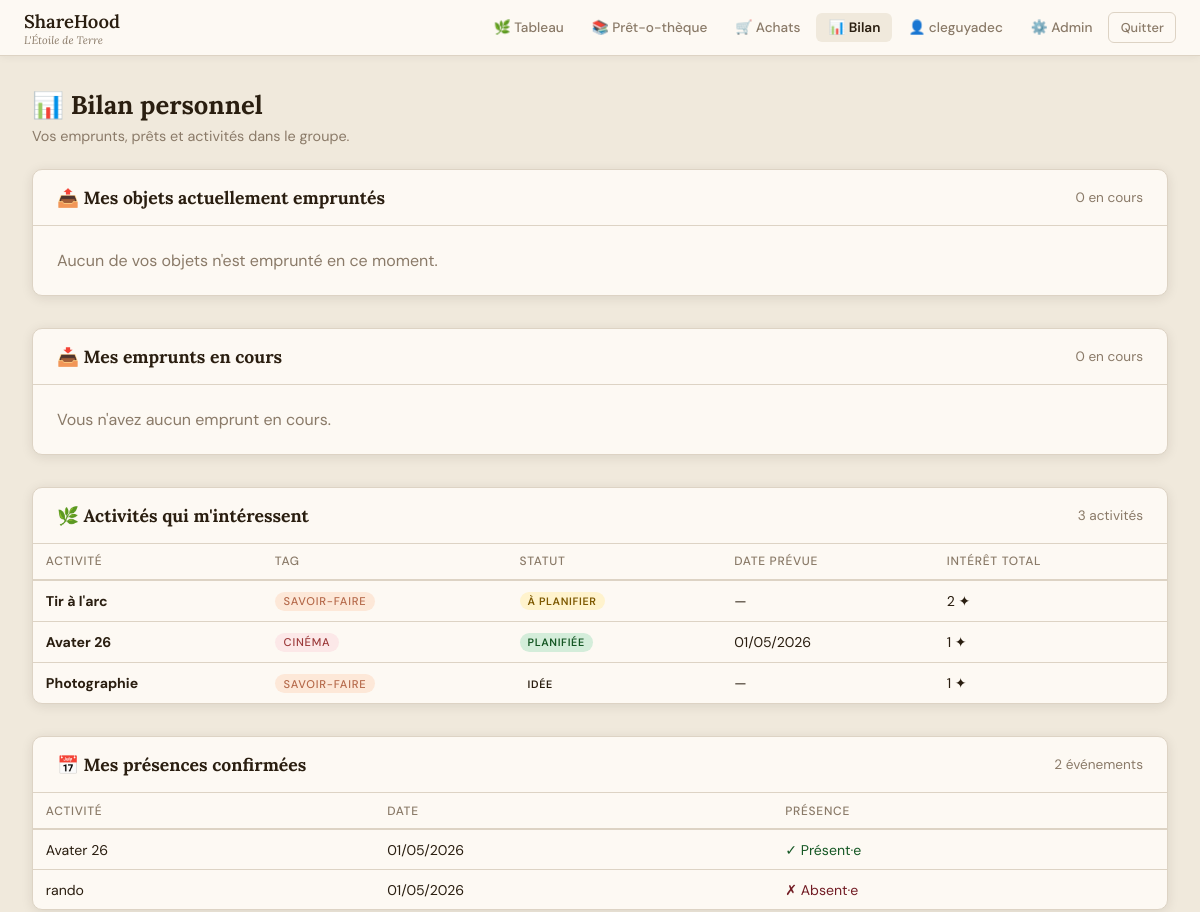
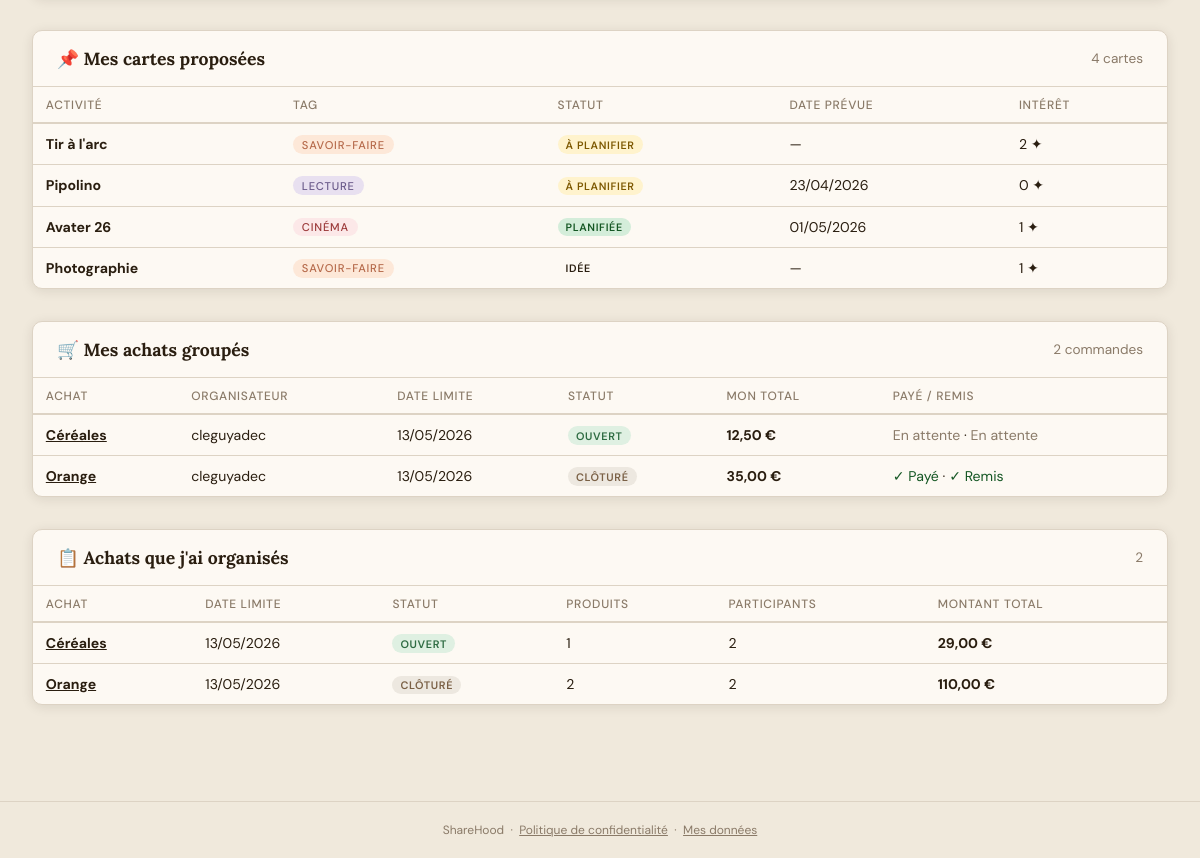
The page /?action=dashboard (signed in) on the database its author committed (2 pictures, top to bottom).
### tables this page shows
CREATE TABLE settings (
            key   TEXT PRIMARY KEY,
            value TEXT NOT NULL DEFAULT ''
        );

CREATE TABLE users (
            id               INTEGER PRIMARY KEY AUTOINCREMENT,
            display_name     TEXT    NOT NULL,
            password_hash    TEXT    NOT NULL,
            role             TEXT    NOT NULL DEFAULT 'member',
            household        TEXT,
            created_at       TEXT    NOT NULL DEFAULT (datetime('now')),
            last_login       TEXT,
            is_active        INTEGER NOT NULL DEFAULT 1,
            gdpr_consent_at  TEXT
        );

CREATE TABLE cards (
            id           INTEGER PRIMARY KEY AUTOINCREMENT,
            column_id    INTEGER NOT NULL DEFAULT 0,
            tag          TEXT    NOT NULL DEFAULT 'autre',
            title        TEXT    NOT NULL,
            body         TEXT,
            author_id    INTEGER,
            audience     TEXT    DEFAULT 'adultes',
            event_date   TEXT,
            created_at   TEXT    NOT NULL DEFAULT (datetime('now')),
            updated_at   TEXT, status TEXT NOT NULL DEFAULT 'idea',
            FOREIGN KEY (author_id) REFERENCES users(id) ON DELETE SET NULL
        );

CREATE TABLE group_orders (
            id          INTEGER PRIMARY KEY AUTOINCREMENT,
            title       TEXT    NOT NULL,
            description TEXT,
            deadline    TEXT,
            status      TEXT    NOT NULL DEFAULT 'open',
            creator_id  INTEGER,
            created_at  TEXT    NOT NULL DEFAULT (datetime('now')),
            FOREIGN KEY (creator_id) REFERENCES users(id) ON DELETE SET NULL
        );

### index.php (the view, shortened to what the rows shown need)
<?php
require_once __DIR__ . '/functions.php';
$action = preg_replace('/[^a-z_]/', '', $_GET['action'] ?? 'board');
$user   = currentUser();
if (in_array($action, ['login', 'register', 'privacy', 'forgot_password', 'reset_password'], true)) {
    if ($user && $action === 'login') {
        redirect('?action=board');
    }
} else {
    $user = requireAuth();
}
switch ($action) {
    case 'dashboard':      viewDashboard($user);                        break;
}
function layoutOpen(string $title, ?array $user = null, string $currentAction = ''): void
{
    $appName = h(getSetting('app_name', APP_NAME));
    $appSub  = h(getSetting('app_subtitle', APP_SUBTITLE));
    $isAdmin = $user && $user['role'] === 'admin';
    echo <<<HTML
<!DOCTYPE html>
<html lang="fr">
<head>
<title>{$appName} — {$title}</title>
</head>
<body>
HTML;
    if ($user) {
        $board   = $currentAction === 'board'        ? 'active' : '';
        $library = $currentAction === 'library'      ? 'active' : '';
        $bilan   = $currentAction === 'dashboard'    ? 'active' : '';
        $orders  = $currentAction === 'group_orders' ? 'active' : '';
        $mydata  = $currentAction === 'my_data'      ? 'active' : '';
        $admin   = $currentAction === 'admin'        ? 'active' : '';
        $uname   = h($user['display_name']);
        $csrf    = csrfField();
        echo <<<HTML
<nav>
  <a class="nav-brand" href="?action=board">{$appName} <small>{$appSub}</small></a>
  <button class="nav-toggle" aria-label="Menu" aria-expanded="false" onclick="toggleNav(this)">☰</button>
  <div class="nav-links" id="nav-links">
    <a href="?action=board"        class="{$board}">🌿 Tableau</a>
    <a href="?action=library"      class="{$library}">📚 Prêt-o-thèque</a>
    <a href="?action=group_orders" class="{$orders}">🛒 Achats</a>
    <a href="?action=dashboard"    class="{$bilan}">📊 Bilan</a>
    <a href="?action=my_data"      class="{$mydata}">👤 {$uname}</a>
HTML;
        if ($isAdmin) {
            echo "<a href=\"?action=admin\" class=\"{$admin}\">⚙️ Admin</a>";
        }
        echo <<<HTML
    <form method="post" action="?action=logout" style="display:inline">
      {$csrf}
      <button type="submit" class="btn btn-ghost btn-sm">Quitter</button>
    </form>
  </div>
</nav>
<script>
function toggleNav(btn) {
  const nav = document.getElementById('nav-links');
  const open = nav.classList.toggle('open');
  btn.setAttribute('aria-expanded', open);
  btn.textContent = open ? '✕' : '☰';
}
document.addEventListener('click', function(e) {
  const nav = document.getElementById('nav-links');
  if (nav && nav.classList.contains('open') && !e.target.closest('nav')) {
    nav.classList.remove('open');
    const btn = document.querySelector('.nav-toggle');
    if (btn) { btn.setAttribute('aria-expanded','false'); btn.textContent='☰'; }
  }
});
</script>
HTML;
    }
}
function layoutClose(): void
{
    $appName = h(getSetting('app_name', APP_NAME));
    echo <<<HTML
<footer>
  {$appName} &nbsp;·&nbsp;
  <a href="?action=privacy" style="color:inherit">Politique de confidentialité</a> &nbsp;·&nbsp;
  <a href="?action=my_data" style="color:inherit">Mes données</a>
</footer>
</body></html>
HTML;
}
function viewDashboard(array $user): void
{
    layoutOpen('Bilan', $user, 'dashboard');
    $data = getDashboardData($user['id']);
    echo '<div class="page">';
    echo '<div class="page-header"><h1>📊 Bilan personnel</h1><p>Vos emprunts, prêts et activités dans le groupe.</p></div>';
    echo '<div class="section-box mt-2">';
    echo '<div class="section-box-header"><h2>📤 Mes objets actuellement empruntés</h2>';
    echo '<span class="text-sm text-muted">' . count($data['lent']) . ' en cours</span></div>';
    echo '</div>';
    echo '<div class="section-box mt-2">';
    echo '<div class="section-box-header"><h2>📥 Mes emprunts en cours</h2>';
    echo '<span class="text-sm text-muted">' . count($data['borrowed']) . ' en cours</span></div>';
    echo '</div>';
    echo '<div class="section-box mt-2">';
    echo '<div class="section-box-header"><h2>🌿 Activités qui m\'intéressent</h2>';
    echo '<span class="text-sm text-muted">' . count($data['activities']) . ' activité' . (count($data['activities']) > 1 ? 's' : '') . '</span></div>';
    if (empty($data['activities'])) {
        echo '<div class="section-box-body"><p class="text-muted">Vous n\'avez marqué d\'intérêt pour aucune activité.</p></div>';
    } else {
        echo '<div style="overflow-x:auto"><table class="data-table">';
        echo '<thead><tr><th>Activité</th><th>Tag</th><th>Statut</th><th>Date prévue</th><th>Intérêt total</th></tr></thead><tbody>';
        foreach ($data['activities'] as $row) {
            $tagLabel = TAG_META[$row['tag']] ?? ['label' => $row['tag'], 'cls' => 'tag-autre'];
            $stMeta   = STATUS_META[$row['status']] ?? STATUS_META['a_planifier'];
            echo '<tr>';
            echo '<td><strong>' . h($row['title']) . '</strong></td>';
            echo '<td><span class="tag ' . $tagLabel['cls'] . '">' . $tagLabel['label'] . '</span></td>';
            echo '<td><span class="status-badge status-' . h($row['status']) . '">' . $stMeta['label'] . '</span></td>';
            echo '<td>' . ($row['event_date'] ? fmtDate($row['event_date']) : '—') . '</td>';
            echo '<td>' . (int)$row['interest_count'] . ' ✦</td>';
            echo '</tr>';
        }
        echo '</tbody></table></div>';
    }
    echo '</div>';
    if (!empty($data['presences'])) {
        echo '<div class="section-box mt-2">';
        echo '<div class="section-box-header"><h2>📅 Mes présences confirmées</h2>';
        echo '<span class="text-sm text-muted">' . count($data['presences']) . ' événement' . (count($data['presences']) > 1 ? 's' : '') . '</span></div>';
        echo '<div style="overflow-x:auto"><table class="data-table">';
        echo '<thead><tr><th>Activité</th><th>Date</th><th>Présence</th></tr></thead><tbody>';
        echo '</tbody></table></div>';
        echo '</div>';
    }
    echo '<div class="section-box mt-2">';
    echo '<div class="section-box-header"><h2>📌 Mes cartes proposées</h2>';
    echo '<span class="text-sm text-muted">' . count($data['my_cards']) . ' carte' . (count($data['my_cards']) > 1 ? 's' : '') . '</span></div>';
    if (empty($data['my_cards'])) {
        echo '<div class="section-box-body"><p class="text-muted">Vous n\'avez proposé aucune activité.</p></div>';
    } else {
        echo '<div style="overflow-x:auto"><table class="data-table">';
        echo '<thead><tr><th>Activité</th><th>Tag</th><th>Statut</th><th>Date prévue</th><th>Intérêt</th></tr></thead><tbody>';
        foreach ($data['my_cards'] as $row) {
            $tagLabel = TAG_META[$row['tag']] ?? ['label' => $row['tag'], 'cls' => 'tag-autre'];
            $stMeta   = STATUS_META[$row['status']] ?? STATUS_META['a_planifier'];
            echo '<tr>';
            echo '<td><strong>' . h($row['title']) . '</strong></td>';
            echo '<td><span class="tag ' . $tagLabel['cls'] . '">' . $tagLabel['label'] . '</span></td>';
            echo '<td><span class="status-badge status-' . h($row['status']) . '">' . $stMeta['label'] . '</span></td>';
            echo '<td>' . ($row['event_date'] ? fmtDate($row['event_date']) : '—') . '</td>';
            echo '<td>' . (int)$row['interest_count'] . ' ✦</td>';
            echo '</tr>';
        }
        echo '</tbody></table></div>';
    }
    echo '</div>';
    $myReqs = $data['my_order_requests'];
    echo '<div class="section-box mt-2">';
    echo '<div class="section-box-header"><h2>🛒 Mes achats groupés</h2>';
    echo '<span class="text-sm text-muted">' . count($myReqs) . ' commande' . (count($myReqs) > 1 ? 's' : '') . '</span></div>';
    if (empty($myReqs)) {
        echo '<div class="section-box-body"><p class="text-muted">Vous ne participez à aucun achat groupé.</p></div>';
    } else {
        echo '<div style="overflow-x:auto"><table class="data-table">';
        echo '<thead><tr><th>Achat</th><th>Organisateur</th><th>Date limite</th><th>Statut</th><th>Mon total</th><th>Payé / Remis</th></tr></thead><tbody>';
        foreach ($myReqs as $row) {
            $stMeta    = ORDER_STATUS_META[$row['status']] ?? ['label' => $row['status'], 'cls' => ''];
            $myTotal   = number_format($row['my_total'], 2, ',', ' ');
            $paidAll   = $row['paid_count'] >= $row['request_count'] && $row['request_count'] > 0;
            $dispAll   = $row['dispatched_count'] >= $row['request_count'] && $row['request_count'] > 0;
            $paidLabel = $paidAll ? '<span style="color:#155724">✓ Payé</span>' : '<span style="color:var(--muted)">En attente</span>';
            $dispLabel = $dispAll ? '<span style="color:#155724">✓ Remis</span>' : '<span style="color:var(--muted)">En attente</span>';
            $deadlineLate = $row['deadline'] && $row['deadline'] < date('Y-m-d') && $row['status'] === 'open'
                ? ' style="color:#c0392b;font-weight:600"' : '';
            echo '<tr>';
            echo '<td><a href="?action=group_orders#order-' . (int)$row['id'] . '" style="color:inherit"><strong>' . h($row['title']) . '</strong></a></td>';
            echo '<td>' . h($row['creator_name'] ?? '—') . '</td>';
            echo '<td' . $deadlineLate . '>' . ($row['deadline'] ? fmtDate($row['deadline']) : '—') . '</td>';
            echo '<td><span class="go-status ' . h($stMeta['cls']) . '">' . h($stMeta['label']) . '</span></td>';
            echo '<td><strong>' . $myTotal . ' €</strong></td>';
            echo '<td>' . $paidLabel . ' · ' . $dispLabel . '</td>';
            echo '</tr>';
        }
        echo '</tbody></table></div>';
    }
    echo '</div>';
    $myCreated = $data['my_created_orders'];
    if (!empty($myCreated)) {
        echo '<div class="section-box mt-2">';
        echo '<div class="section-box-header"><h2>📋 Achats que j\'ai organisés</h2>';
        echo '<span class="text-sm text-muted">' . count($myCreated) . '</span></div>';
        echo '<div style="overflow-x:auto"><table class="data-table">';
        echo '<thead><tr><th>Achat</th><th>Date limite</th><th>Statut</th><th>Produits</th><th>Participants</th><th>Montant total</th></tr></thead><tbody>';
        foreach ($myCreated as $row) {
            $stMeta  = ORDER_STATUS_META[$row['status']] ?? ['label' => $row['status'], 'cls' => ''];
            $total   = number_format($row['total_amount'], 2, ',', ' ');
            $deadlineLate = $row['deadline'] && $row['deadline'] < date('Y-m-d') && $row['status'] === 'open'
                ? ' style="color:#c0392b;font-weight:600"' : '';
            echo '<tr>';
            echo '<td><a href="?action=group_orders#order-' . (int)$row['id'] . '" style="color:inherit"><strong>' . h($row['title']) . '</strong></a></td>';
            echo '<td' . $deadlineLate . '>' . ($row['deadline'] ? fmtDate($row['deadline']) : '—') . '</td>';
            echo '<td><span class="go-status ' . h($stMeta['cls']) . '">' . h($stMeta['label']) . '</span></td>';
            echo '<td>' . (int)$row['product_count'] . '</td>';
            echo '<td>' . (int)$row['participant_count'] . '</td>';
            echo '<td><strong>' . $total . ' €</strong></td>';
            echo '</tr>';
        }
        echo '</tbody></table></div>';
        echo '</div>';
    }
    echo '</div>';
    layoutClose();
}

### rows shown on the page
settings: value "ShareHood"
settings: value "L'Étoile de Terre"
users: display_name "cleguyadec"
cards: title "Tir à l'arc", tag "SAVOIR-FAIRE", status "À PLANIFIER", interest_count "2"
cards: title "Avater 26", tag "CINÉMA", status "PLANIFIÉE", event_date "01/05/2026", interest_count "1"
cards: title "Photographie", tag "SAVOIR-FAIRE", status "IDÉE", interest_count "1"
cards: title "Pipolino", tag "LECTURE", status "À PLANIFIER", event_date "23/04/2026", interest_count "0"
group_orders: title "Céréales", creator_name "cleguyadec", deadline "13/05/2026", status "OUVERT", myTotal "12,50", shows "En attente", product_count "1", participant_count "2", total "29,00"
group_orders: title "Orange", creator_name "cleguyadec", deadline "13/05/2026", status "CLÔTURÉ", myTotal "35,00", shows "✓ Payé", shows "✓ Remis", product_count "2", participant_count "2", total "110,00"

### other values the page prints
count($data['lent']) "0"
count($data['borrowed']) "0"
count($data['activities']) "3"
count($data['presences']) "2"
$row['title'] "Avater 26"
fmtDate($row['event_date']) "01/05/2026"
$row['title'] "rando"
count($data['my_cards']) "4"
count($myReqs) "2"
count($myCreated) "2"
$appName "ShareHood"
